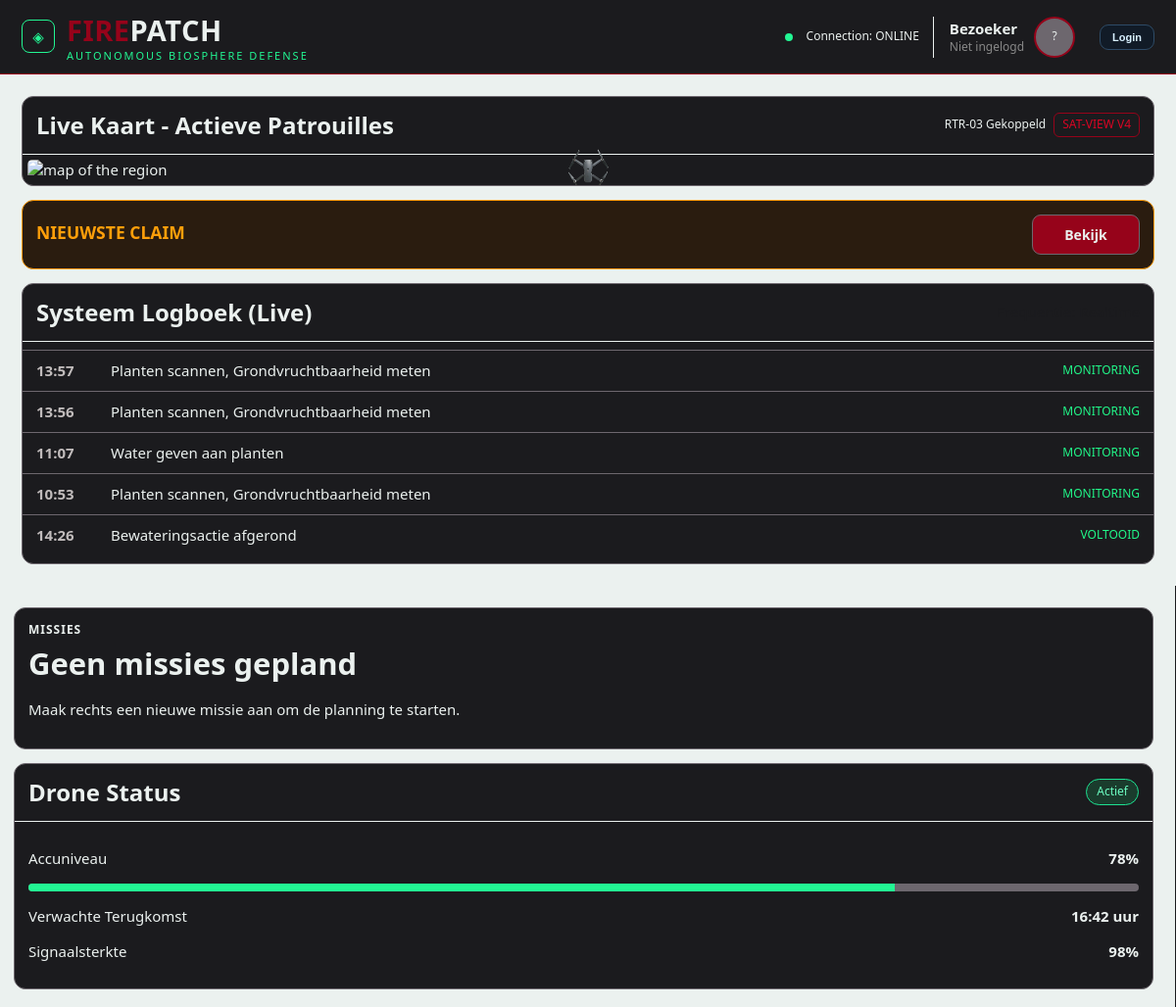
The page / on the database its author committed.
### tables this page shows
CREATE TABLE `logboek` (
  `id` int(11) NOT NULL AUTO_INCREMENT,
  `type` varchar(255) NOT NULL,
  `activity` varchar(255) NOT NULL,
  `location` varchar(255) NOT NULL,
  `status` enum('done','pending','active') NOT NULL DEFAULT 'done',
  `created_at` datetime NOT NULL DEFAULT current_timestamp(),
  PRIMARY KEY (`id`),
  KEY `idx_type` (`type`),
  KEY `idx_created_at` (`created_at`)
);

### partials/currentmission.php (called while the page is built, shortened)
<?php
$missions = [];
$nextMission = $missions[0] ?? null;

### index.php (the view, shortened to what this page needs)
<?php
require_once __DIR__ . '/config/database.php';
require_once __DIR__ . '/partials/currentmission.php';
$query = "SELECT * FROM logboek ORDER BY created_at DESC LIMIT 5";
$result = mysqli_query($db, $query);
$logs = [];
while ($row = mysqli_fetch_assoc($result)) {
    $logs[] = $row;
}
?>
<!doctype html>
<html lang="nl">
<head>    <meta name="viewport" content="width=device-width, initial-scale=1.0" />
    <link rel="stylesheet" href="./css/main.css" />
    <link rel="stylesheet" href="./css/kaart.css" />
    <link rel="stylesheet" href="./css/mission.css" />
</head>
<body>
    <?php include("./partials/header.php"); ?>
    <div class="layout dashboard-layout">
        <?php include("./partials/sidebar.php"); ?>
        <main class="page">
            <section class="card">
                <div class="card-head">
                    <h2>Live Kaart - Actieve Patrouilles</h2>
                    <div class="map-badges">
                        <span>RTR-03 Gekoppeld</span>
                        <span class="badge">SAT-VIEW V4</span>
                    </div>
                </div>
                <div class="map">
                    <img id="map" src="images/map.png" alt="map of the region">
                </div>
            </section>
            <section class="alert-card" id="claim-alert" hidden>
                    <div>
                        <h3>NIEUWSTE CLAIM</h3>
                    </div>
                <div class="page-actions">
                    <a href="article.php" id="claim-alert-link" class="btn primary">Bekijk</a>
                </div>
            </section>
            <section class="card">
                <div class="card-head">
                    <h2>Systeem Logboek (Live)</h2>
                    <span class="text-muted">
                    </span>
                </div>
                <ul class="log-list">
                    <?php foreach ($logs as $log): ?>
                        <li>
                            <span>
                                <?= date(
                                    'H:i',
                                    strtotime($log['created_at'])
                                ) ?>
                            </span>
                            <?= htmlspecialchars($log['activity']) ?>
                            <?php if ($log['status'] === 'done'): ?>
                                <em>
                                    VOLTOOID
                                </em>
                            <?php elseif ($log['status'] === 'pending'): ?>
                                <em class="pending">
                                    IN AFWACHTING
                                </em>
                            <?php elseif ($log['status'] === 'active'): ?>
                                <em>
                                    MONITORING
                                </em>
                            <?php endif; ?>
                        </li>
                    <?php endforeach; ?>
                </ul>
            </section>
        </main>
        <aside class="rightbar">
            <?php if ($nextMission): ?>
                <section class="card mission">
                    <h4>HUIDIGE MISSIE</h4>
                    <h2><?= htmlspecialchars($nextMission['area'], ENT_QUOTES, 'UTF-8') ?></h2>
                    <!-- <p><?= htmlspecialchars(date('d-m-Y', strtotime($nextMission['start-time'])), ENT_QUOTES, 'UTF-8') ?>
                    <span><?= htmlspecialchars(date('H:i', strtotime($nextMission['start-time'])) . ' - ' . date('H:i', strtotime($nextMission['end-time'])), ENT_QUOTES, 'UTF-8') ?></span>
                </p> -->
                    <p class="mission-progress">Missievoortgang <strong><?= floor($timeProgress) ?>%</strong></p>
                    <div class="progress cyan">
                        <div style="width: <?= $timeProgress ?>%;"></div>
                    </div>
                    <ul>
                        <?php for ($i = 0; $i < count($nextMission['purpose'] ?? []); $i++): ?>
                            <li>
                                <?= htmlspecialchars($nextMission['purpose'][$i], ENT_QUOTES, 'UTF-8') ?><span
                                    class="<?= strtolower($state[$i]) ?>">
                                    <?= $state[$i] ?>
                                </span>
                            </li>
                        <?php endfor; ?>
                    </ul>
                </section>
            <?php else: ?>
                <section class="card mission empty-state">
                    <h4>MISSIES</h4>
                    <h2>Geen missies gepland</h2>
                    <p>Maak rechts een nieuwe missie aan om de planning te starten.</p>
                </section>
            <?php endif; ?>
            <section class="card">
                <div class="card-head">
                    <h2>Drone Status</h2>
                    <span class="drone-state">Actief</span>
                </div>
                <div class="stats">
                    <p>Accuniveau <strong>78%</strong></p>
                    <div class="progress">
                        <div style="width: 78%"></div>
                    </div>
                    <p>Verwachte Terugkomst <strong>16:42 uur</strong></p>
                    <p>Signaalsterkte <strong>98%</strong></p>
                </div>
            </section>
        </aside>
    </div>
</body>
</html>

### css/main.css (style rules this page uses)
:root { --red: #96031A; --white: #ebf1ef; --gray: #6D676E; --black: #1B1B1E; --green: #207751; --cyan: #00d5ff; --lightgreen: #22f693; --text: #d9ecff; --darktext: #1B1B1E; --orange: #ff9f0a; }
* { box-sizing: border-box; }
body { margin: 0; background: var(--white); color: var(--white); font: 500 0.9375rem/1.4 "Segoe UI", Inter, sans-serif; min-height: 100vh; }
.layout { display: grid; grid-template-columns: 205px 1fr; min-height: calc(100vh - 76px); }
.dashboard-layout { grid-template-columns: 205px 1fr 300px; }
.page { padding: 22px; display: grid; gap: 14px; align-content: start; }
.page-actions { display: flex; gap: 8px; align-items: center; justify-content: space-between; }
.btn { border-radius: 9px; border: 1px solid var(--orange); background: transparent; color: var(--orange); font-weight: 700; padding: 10px 14px; text-decoration: none; font-size: 0.875rem; }
.btn.primary { background: var(--red); color: var(--white); border-color: var(--gray); width: 110px; text-align: center; }
.card { background: var(--black); border: 1px solid var(--gray); border-radius: 12px; overflow: hidden; }
.card-head { padding: 12px 14px; display: flex; align-items: center; justify-content: space-between; border-bottom: 1px solid var(--white); }
.card-head h2 { font-size: 1.5rem; margin: 0; }
.stats { padding: 14px; }
.rightbar { display: grid; gap: 14px; align-content: start; padding-top: 22px; padding-right: 22px; }
.alert-card { background: #2a1c0f; border: 1px solid var(--orange); border-radius: 12px; padding: 14px; display: flex; align-items: center; gap: 14px; }
.alert-card .page-actions { margin-left: auto; }
.alert-card h3 { margin: 0; color: var(--orange); }
.log-list { margin: 0; padding: 8px 0; list-style: none; }
.log-list li { display: grid; grid-template-columns: 64px 1fr auto; gap: 12px; align-items: center; padding: 10px 14px; border-top: 1px solid var(--gray); }
.log-list li span { color: #c1bcbc; font-weight: 700; }
.log-list em { color: #21f889; font-style: normal; font-size: 0.75rem; }
.drone-state { background: rgba(20, 246, 129, 0.15); border: 1px solid #1de292; color: #6cfbc1; padding: 4px 10px; border-radius: 999px; font-size: 0.75rem; }
.stats { padding: 12px 14px; color: var(--darktext); }
.stats p { display: flex; color: var(--white); justify-content: space-between; }
.stats strong { color: var(--white); }
.text-muted { color: var(--darktext); }
@media (max-width: 1200px) { .layout { grid-template-columns: 1fr; } }

### css/kaart.css (style rules this page uses)
.page-actions { justify-content: flex-end; }
.map-badges { display: flex; align-items: center; gap: 8px; font-size: 0.75rem; color: var(--white); }
.badge { border: 1px solid var(--red); color: #da0524; border-radius: 6px; padding: 3px 8px; font-size: 0.75rem; }
.map { position: relative; display: flex; align-content: center; justify-content: center; padding: 5px; }
#map { width: 100%; height: 100%; display: block; border-radius: 5px; }

### css/mission.css (style rules this page uses)
.mission p { display: flex; color: var(--white); justify-content: space-between; }
.progress { width: 100%; height: 8px; background: var(--gray); border-radius: 999px; overflow: hidden; margin: 6px 0 12px; }
.progress div { height: 100%; background: var(--lightgreen); }
.mission { position: relative; padding: 14px; }
.mission h4 { margin: 0; font-size: 0.75rem; letter-spacing: 0.0625rem; color: var(--white); }
.mission h2 { margin: 4px 0 10px; font-size: 1.9375rem; }

### css/sidebar.css (style rules this page uses)
aside { border-right: 1px solid var(--black); padding: 14px 14px 18px; display: flex; flex-direction: column; }

### rows shown on the page
logboek: created_at "13:57", activity "Planten scannen, Grondvruchtbaarheid meten", status "MONITORING"
logboek: created_at "13:56", activity "Planten scannen, Grondvruchtbaarheid meten", status "MONITORING"
logboek: created_at "11:07", activity "Water geven aan planten", status "MONITORING"
logboek: created_at "10:53", activity "Planten scannen, Grondvruchtbaarheid meten", status "MONITORING"
logboek: created_at "14:26", activity "Bewateringsactie afgerond", status "VOLTOOID"
